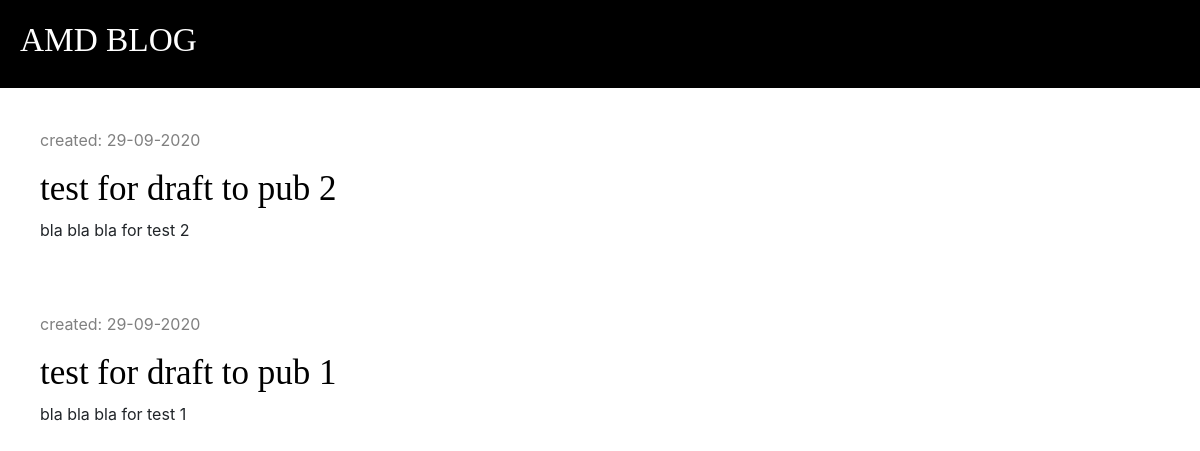
Screenshot of /drafts/ with the database file from the repository.
### blog/models.py (models this page shows, shortened)
class Post(models.Model):
    author = models.ForeignKey('auth.User', on_delete=models.CASCADE)
    title = models.CharField(max_length=200)
    text = models.TextField()
    created_date = models.DateTimeField(default=timezone.now)
    published_date = models.DateTimeField(blank=True, null=True)

### blog/views.py (the view)
# urls.py: path('drafts/', views.post_draft_list, name='post_draft_list'),
def post_draft_list(request):
    posts = Post.objects.filter(published_date__isnull=True).order_by('-created_date')
    stuff_for_frontend = {'posts': posts}
    return render(request, 'blog/post_draft_list.html', stuff_for_frontend)

### blog/templates/blog/post_draft_list.html
{% extends 'blog/base.html' %}
{% block content %}
    {% for post in posts %}
		<div class="post">
			<p class="date">created: {{ post.created_date|date:'d-m-Y' }}</p>
			<h1><a href="{% url 'post_detail' pk=post.pk %}">{{ post.title }}</a></h1>
			<p>{{ post.text|truncatechars:200 }}</p>
		</div>
	{% endfor %}
{% endblock content %}

### blog/static/css/blog.css (style rules this page uses)
h1, h2, h3, h4 { font-family: 'Tinos', serif; font-size: 35px; }
.date { color: grey; }
.post { margin-bottom: 70px; }
.post h1 a { color: black; }

### rows the page displays
Post: created_date "29-09-2020", title "test for draft to pub 2", text "bla bla bla for test 2"
Post: created_date "29-09-2020", title "test for draft to pub 1", text "bla bla bla for test 1"
